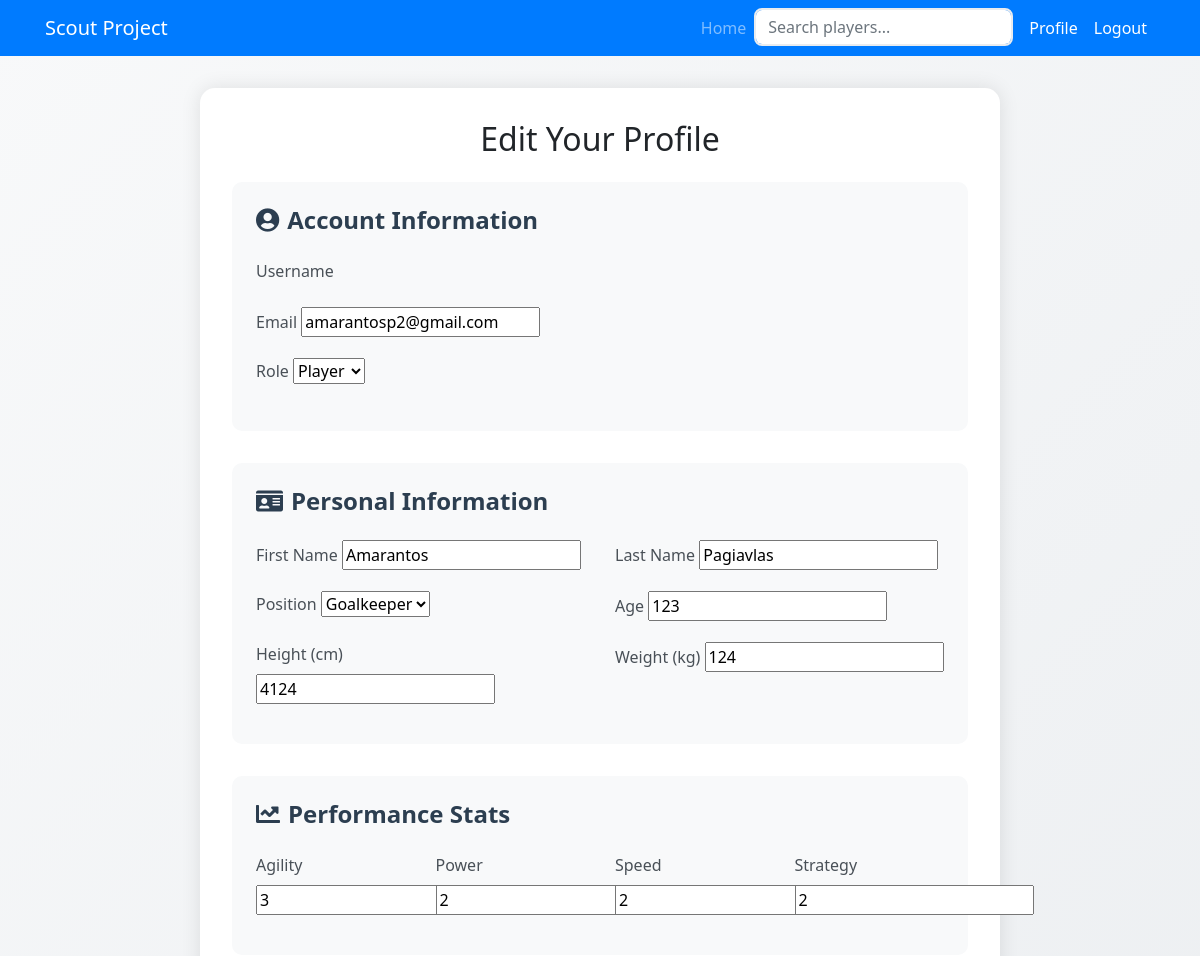
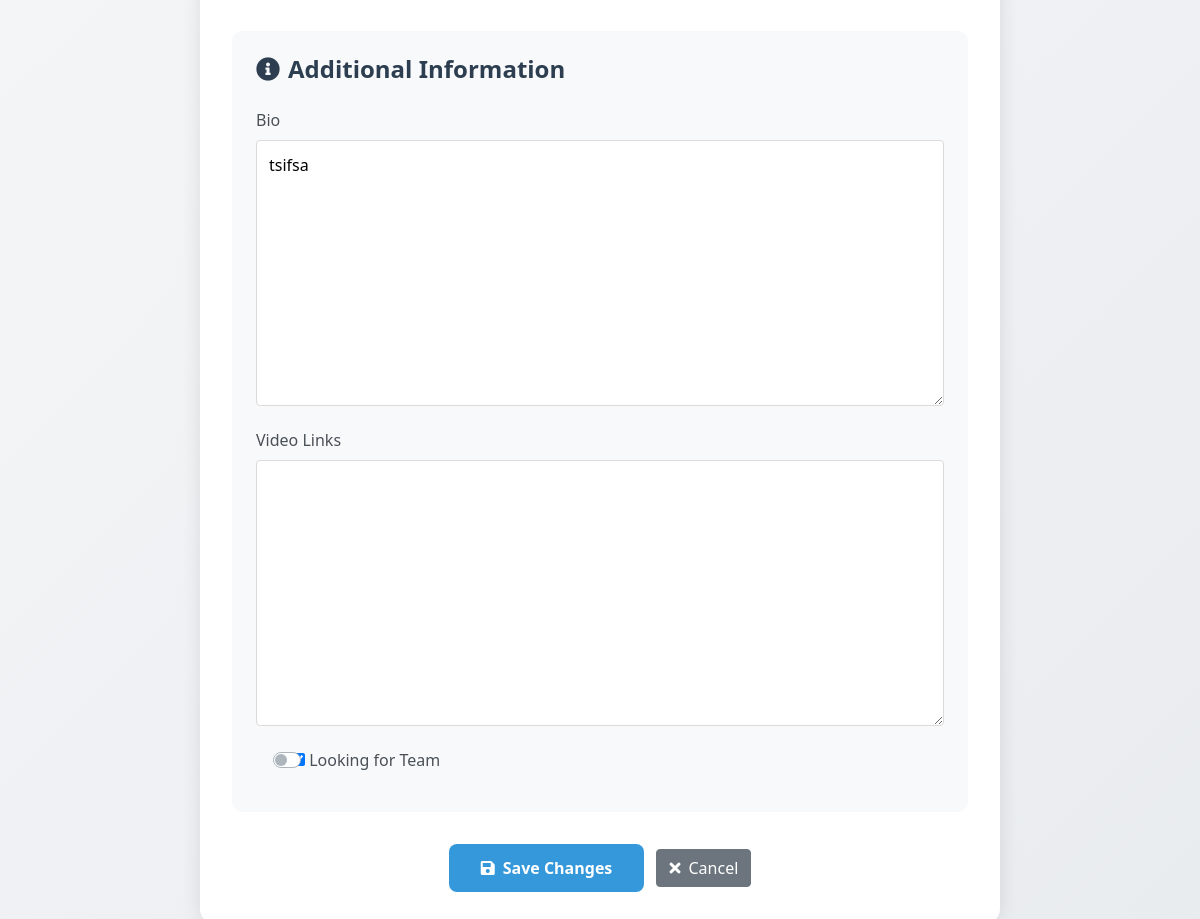
Before: /scout_app/profile/edit/ (signed in) with the older database file (2 pictures, top to bottom).
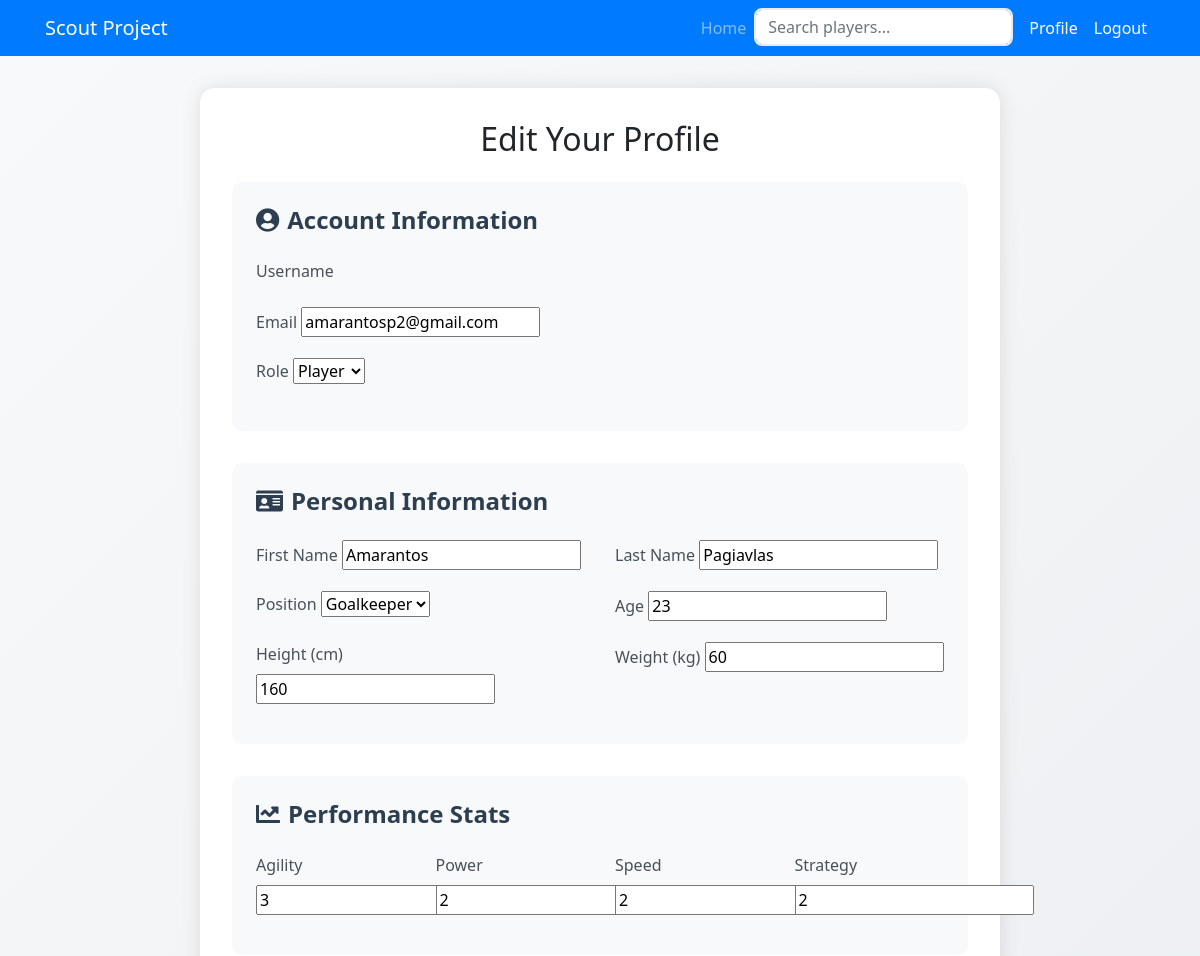
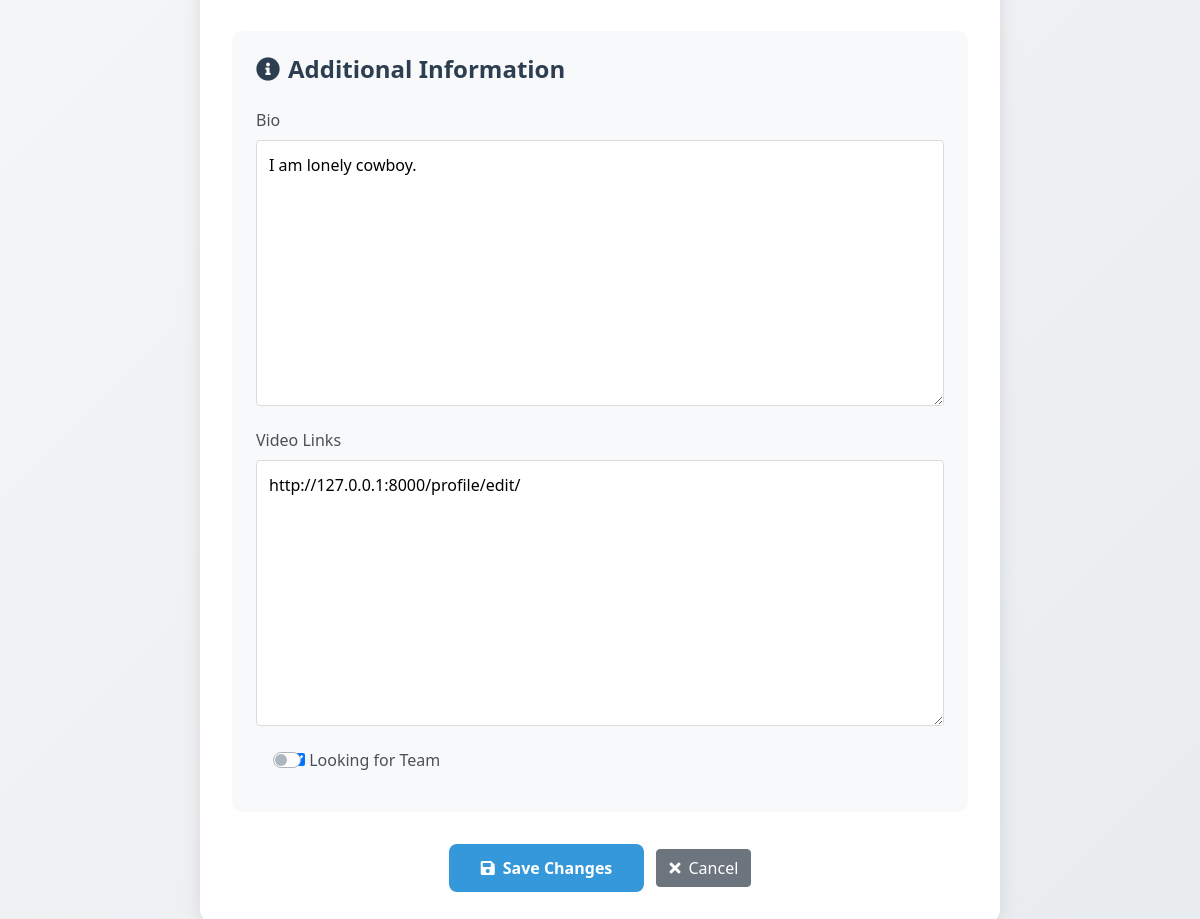
After: the same page with the newer database file (2 pictures, top to bottom).
### scout_app/models.py (models this page shows, shortened)
class PlayerProfile(models.Model):
    user = models.OneToOneField(CustomUser, on_delete=models.SET_NULL, null=True, blank=True)
    first_name = models.CharField(max_length=50)
    last_name = models.CharField(max_length=50)
    position = models.CharField(max_length=20, choices=[('Goalkeeper', 'Goalkeeper'), ('Defender', 'Defender'),
                                                         ('Midfielder', 'Midfielder'), ('Forward', 'Forward')])
    team = models.ForeignKey('TeamProfile', on_delete=models.SET_NULL, null=True, blank=True, related_name='players')
    joined_team_date = models.DateField(null=True, blank=True)
    age = models.IntegerField(null=True, blank=True)
    height = models.IntegerField(null=True, blank=True)
    weight = models.IntegerField(null=True, blank=True)
    agility = models.IntegerField(null=True, blank=True)
    power = models.IntegerField(null=True, blank=True)
    speed = models.IntegerField(null=True, blank=True)
    strategy = models.IntegerField(null=True, blank=True)
    bio = models.TextField(null=True, blank=True)
    video_links = models.TextField(blank=True, null=True)
    looking_for_team = models.BooleanField(default=True)
    matches_played = models.IntegerField(default=0)
    goals_scored = models.IntegerField(default=0)
    assists = models.IntegerField(default=0)
    tackles = models.IntegerField(default=0)

### scout_app/views.py (the view)
# urls.py: path('profile/edit/', views.edit_profile, name='edit_profile'),
@login_required
def edit_profile(request):
    user = request.user
    try:
        if user.role == 'Player':
            profile = PlayerProfile.objects.get(user=user)
        else:
            profile = None
    except PlayerProfile.DoesNotExist:
        profile = None
    if request.method == 'POST':
        user_form = CustomUserEditForm(request.POST, instance=user)
        profile_form = PlayerProfileEditForm(request.POST, request.FILES, instance=profile) if profile else None
        if user_form.is_valid() and (profile_form is None or profile_form.is_valid()):
            user_form.save()
            if profile_form:
                profile = profile_form.save(commit=False)
                profile.age = profile_form.cleaned_data.get('age', profile.age)
                profile.height = profile_form.cleaned_data.get('height', profile.height)
                profile.weight = profile_form.cleaned_data.get('weight', profile.weight)
                profile.agility = profile_form.cleaned_data.get('agility', profile.agility)
                profile.power = profile_form.cleaned_data.get('power', profile.power)
                profile.speed = profile_form.cleaned_data.get('speed', profile.speed)
                profile.bio = profile_form.cleaned_data.get('bio', profile.bio)
                profile.video_links = profile_form.cleaned_data.get('video_links', profile.video_links)
                profile.looking_for_team = profile_form.cleaned_data.get('looking_for_team', profile.looking_for_team)
                profile.save()
            messages.success(request, "Changes saved successfully.")
            return redirect('scout_app:dashboard')
        else:
            messages.error(request, f"Error updating profile. Please check the fields.{user_form.errors}")
    else:
        user_form = CustomUserEditForm(instance=user)
        profile_form = PlayerProfileEditForm(instance=profile) if profile else None
    return render(request, 'edit_profile.html', {'user_form': user_form, 'profile_form': profile_form})

### scout_app/forms.py (shortened to what this page needs)
class CustomUserEditForm(forms.ModelForm):
    class Meta:
        model = CustomUser
        fields = ('first_name', 'last_name', 'email', 'role')
    def __init__(self, *args, **kwargs):
        super().__init__(*args, **kwargs)
        self.fields['role'].widget = forms.Select(choices=CustomUser.ROLE_CHOICES)

class PlayerProfileEditForm(forms.ModelForm):
    class Meta:
        model = PlayerProfile
        fields = ['first_name', 'last_name', 'position', 'age', 'height', 'weight', 'agility', 'power', 'speed','strategy', 'bio', 'video_links', 'looking_for_team']
    def __init__(self, *args, **kwargs):
        super().__init__(*args, **kwargs)

### scout_app/templates/edit_profile.html (shortened to what the changed rows need)
<!DOCTYPE html>
<html>
<head>
  {% load static %}
  <link rel="stylesheet" href="https://stackpath.bootstrapcdn.com/bootstrap/4.5.2/css/bootstrap.min.css">
  <link rel="stylesheet" href="https://cdnjs.cloudflare.com/ajax/libs/font-awesome/5.15.4/css/all.min.css">
  <link rel="stylesheet" type="text/css" href="{% static 'styles.css' %}">
</head>
<body>
  <div class="container">
    <div class="edit-profile-container">
      <h2 class="text-center mb-4">Edit Your Profile</h2>
      <form method="post" enctype="multipart/form-data" class="needs-validation" novalidate>
        <div class="form-section">
          <div class="row">
            <div class="col-md-6">
              <div class="form-group">
                <label for="id_first_name">First Name</label>
                {{ profile_form.first_name }}
              </div>
            </div>
            <div class="col-md-6">
              <div class="form-group">
                <label for="id_last_name">Last Name</label>
                {{ profile_form.last_name }}
              </div>
            </div>
          </div>
          <div class="row">
            <div class="col-md-6">
              <div class="form-group">
                <label for="id_position">Position</label>
                {{ profile_form.position }}
              </div>
            </div>
            <div class="col-md-6">
              <div class="form-group">
                <label for="id_age">Age</label>
                {{ profile_form.age }}
              </div>
            </div>
          </div>
          <div class="row">
            <div class="col-md-6">
              <div class="form-group">
                <label for="id_height">Height (cm)</label>
                {{ profile_form.height }}
              </div>
            </div>
            <div class="col-md-6">
              <div class="form-group">
                <label for="id_weight">Weight (kg)</label>
                {{ profile_form.weight }}
              </div>
            </div>
          </div>
        </div>
        <div class="form-section">
          <div class="row">
            <div class="col-md-3">
              <div class="form-group">
                <label for="id_agility">Agility</label>
                {{ profile_form.agility }}
              </div>
            </div>
            <div class="col-md-3">
              <div class="form-group">
                <label for="id_power">Power</label>
                {{ profile_form.power }}
              </div>
            </div>
            <div class="col-md-3">
              <div class="form-group">
                <label for="id_speed">Speed</label>
                {{ profile_form.speed }}
              </div>
            </div>
            <div class="col-md-3">
              <div class="form-group">
                <label for="id_strategy">Strategy</label>
                {{ profile_form.strategy }}
              </div>
            </div>
          </div>
        </div>
        <div class="form-section">
          <div class="form-group">
            <label for="id_bio">Bio</label>
            {{ profile_form.bio }}
          </div>
          <div class="form-group">
            <label for="id_video_links">Video Links</label>
            {{ profile_form.video_links }}
          </div>
          <div class="form-group">
            <div class="custom-control custom-switch">
              {{ profile_form.looking_for_team }}
              <label class="custom-control-label" for="id_looking_for_team">Looking for Team</label>
            </div>
          </div>
        </div>
      </form>
    </div>
  </div>
</body>
</html>

Changed rows visible on the page:
changed PlayerProfile "Amarantos": age "123" → "23"; height "4124" → "160"; weight "124" → "60"; bio "tsifsa" → "I am lonely cowboy."; video_links (not shown) → "http://127.0.0.1:8000/profile/edit/"
